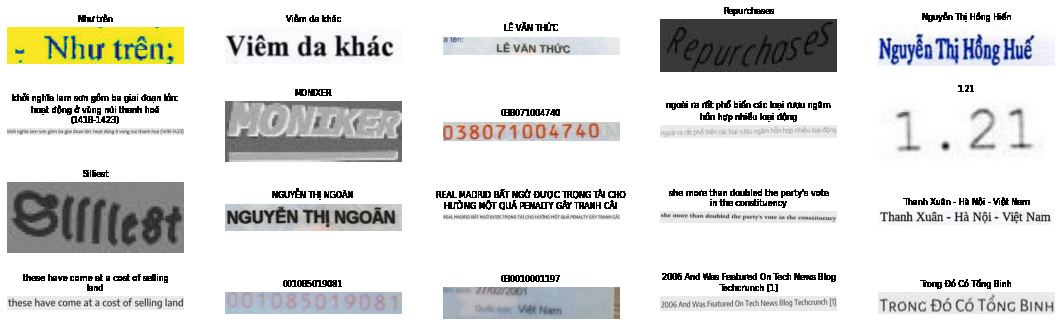
#> input picture server_pc/vietnamese-ocr-master/image/sample.png, 1061 x 326 px
$ python -i ocr.py   (imports and definitions only)
#> lines starting #> are read from the running program, lines starting #| are printed output that depends on the picture; after the words box and inside, x2 and y2 are one past the last pixel; in counts of white or black regions, pixels touching at a corner belong together
#> further down, picture is the input picture: shape (326, 1061, 3); mean B, G, R 220.2, 222.2, 222.1
from __future__ import annotations

import json
from pathlib import Path
from typing import Dict, List, Set

import cv2
import numpy as np

VALID_EXTS = {".jpg", ".jpeg", ".png", ".bmp", ".tif", ".tiff"}
TEXT_LABELS = None           # đặt set nhãn nếu muốn lọc box; None = OCR mọi box
CROP_PAD = 10                # padding nới rộng bbox
UPSCALE = 1.8                # phóng to trước OCR


# [6 lines left out: function _load_ocr, not called in this run]


def _preprocess(img: np.ndarray) -> np.ndarray:
    if UPSCALE != 1.0:
        img = cv2.resize(img, None, fx=UPSCALE, fy=UPSCALE, interpolation=cv2.INTER_CUBIC)
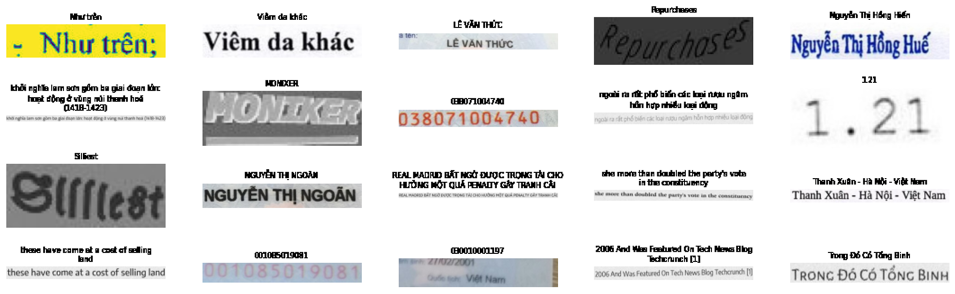
#> img: shape (587, 1910, 3) (shown at 1/2 size); mean of channels 0, 1, 2 220.1, 222.2, 222.1; drawn as B, G, R
    gray = cv2.cvtColor(img, cv2.COLOR_BGR2GRAY)
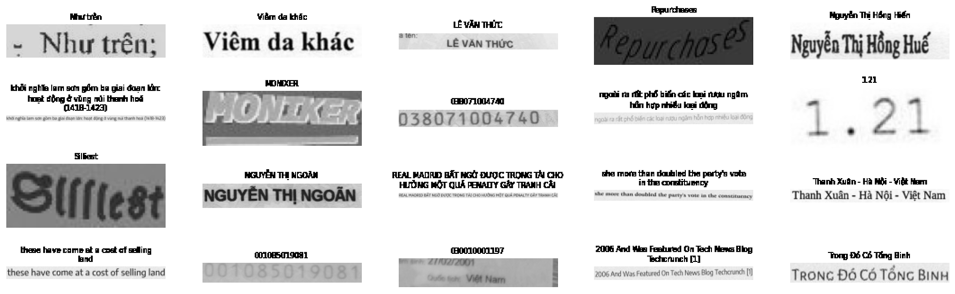
#> gray: shape (587, 1910) (shown at 1/2 size); min 0, max 255, mean 221.9
    _, bin_img = cv2.threshold(gray, 0, 255, cv2.THRESH_BINARY + cv2.THRESH_OTSU)
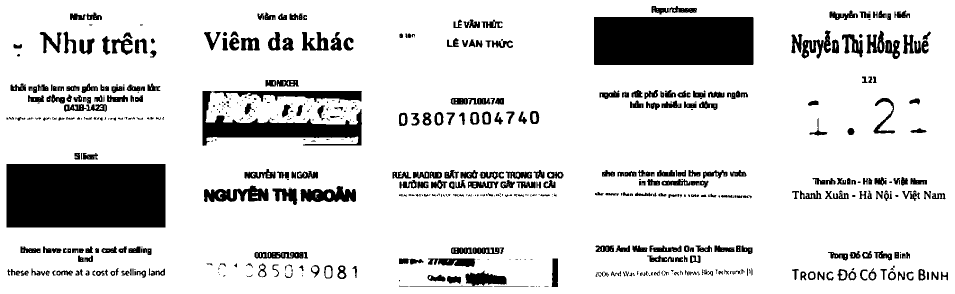
#> bin_img: shape (587, 1910) (shown at 1/2 size); 85.2% white; 621 black regions (229 under 20 px), largest, box (x1, y1, x2, y2) and area: (13, 328, 331, 455) 40386, (1188, 34, 1507, 130) 30621, (405, 182, 724, 292) 14547
    bin_img = cv2.copyMakeBorder(bin_img, 8, 8, 8, 8, cv2.BORDER_CONSTANT, value=255)
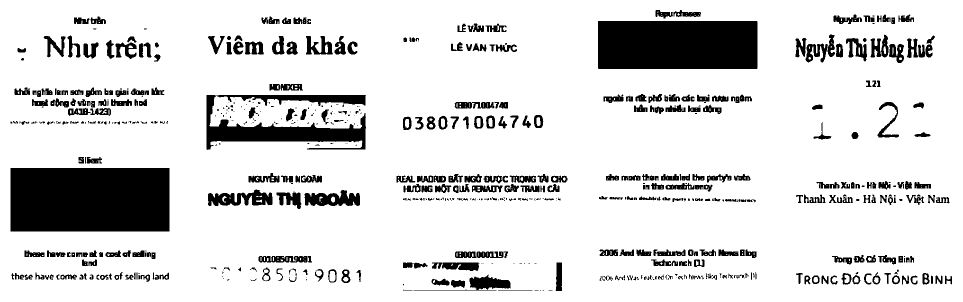
#> bin_img: shape (603, 1926) (shown at 1/2 size); 85.7% white; 621 black regions (229 under 20 px), largest, box (x1, y1, x2, y2) and area: (21, 336, 339, 463) 40386, (1196, 42, 1515, 138) 30621, (413, 190, 732, 300) 14547
    return bin_img


# [10 lines left out: function _flatten_paddle_result, not called in this run]


def _norm_key(s: str) -> str:
    # chuẩn hóa khóa khử trùng lặp: bỏ khoảng trắng, lowercase
    return "".join(s.lower().split())


# [61 lines left out: functions _dedup_append, run_ocr, not called in this run]


# [5 lines not run here, left out]

>>> import cv2
>>> picture = cv2.imread('../server_pc/vietnamese-ocr-master/image/sample.png')
>>> result = _preprocess(picture)
